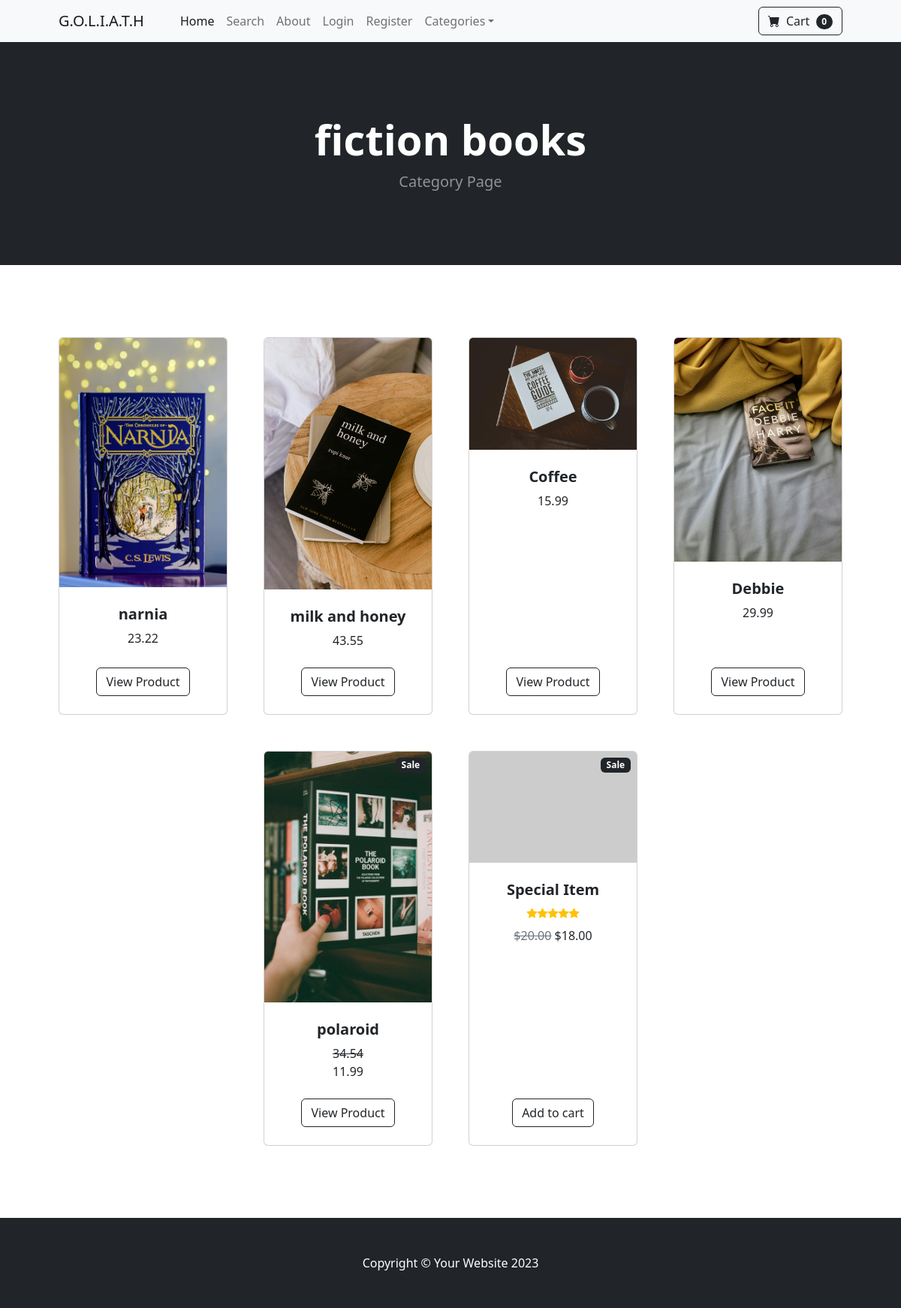
The page /category/fiction books on the database its author committed.
### store/models.py (models this page shows, shortened)
class Category(models.Model):
    name =  models.CharField(max_length=50)
    def __str__(self):
        return self.name
    class  Meta:
        verbose_name_plural = "categories"

class Product(models.Model):
    name = models.CharField(max_length=50)
    price= models.DecimalField(default=0, decimal_places=2, max_digits=6)
    category = models.ForeignKey(Category, on_delete=models.CASCADE, default=1)
    description = models.CharField(max_length=50, default="", blank=True, null=True)
    image = models.ImageField(upload_to='uploads/product/')
    on_sale = models.BooleanField(default= False)
    sale_price = models.DecimalField(default=0, decimal_places=2, max_digits=6)

### store/views.py (the view)
# urls.py: path('category/<str:foo>', views.category, name='category'),
def category(request, foo):
    foo = foo.replace('-', ' ')
    try:
        category = Category.objects.get(name=foo)
        products = Product.objects.filter(category=category)
        context = {"category":category, "products":products}
        return render(request, 'category.html', context)
    except:
        messages.success(request,('this category does not exist'))
        return redirect('home')

### cart/cart.py (called while the page is built)
    def __len__ (self):
        return len(self.cart)

### cart/context_processors.py (called while the page is built)
def cart(request):
    return {'cart':Cart(request)}

### store/templates/category.html
{% extends 'base.html' %}
    {% block content%}
        <header class="bg-dark py-5">
            <div class="container px-4 px-lg-5 my-5">
                <div class="text-center text-white">
                    <h1 class="display-4 fw-bolder">{{category}}</h1>
                    <p class="lead fw-normal text-white-50 mb-0">Category Page</p>
                </div>
            </div>
        </header>
        <section class="py-5">
            <div class="container px-4 px-lg-5 mt-5">
                <div class="row gx-4 gx-lg-5 row-cols-2 row-cols-md-3 row-cols-xl-4 justify-content-center">
                    {% for product in products %}
                        {% if product.on_sale %}
                            <div class="col mb-5">
                                <div class="card h-100">
                                    <div class="badge bg-dark text-white position-absolute" style="top: 0.5rem; right: 0.5rem">Sale</div>
                                    <img class="card-img-top" src="{{product.image.url}}" alt="..." />
                                    <div class="card-body p-4">
                                        <div class="text-center">
                                            <h5 class="fw-bolder">{{product.name}}</h5>
                                            <strike> {{product.price}}</strike>
                                            <br>
                                            {{product.sale_price}}
                                        </div>
                                    </div>
                                    <div class="card-footer p-4 pt-0 border-top-0 bg-transparent">
                                        <div class="text-center"><a class="btn btn-outline-dark mt-auto" href="{% url 'product' product.id %}">View Product</a></div>
                                    </div>
                                </div>
                            </div>
                            {% else %}
                                <div class="col mb-5">
                                    <div class="card h-100">
                                        <img class="card-img-top" src="{{product.image.url}}" alt="..." />
                                            <div class="card-body p-4">
                                                <div class="text-center">
                                                    <h5 class="fw-bolder">{{product.name}}</h5>
                                                    {{product.price}}
                                                </div>
                                             </div>
                                        <div class="card-footer p-4 pt-0 border-top-0 bg-transparent">
                                            <div class="text-center"><a class="btn btn-outline-dark mt-auto" href="{% url 'product' product.id %}">View Product</a></div>
                                        </div>
                                    </div>
                                </div>
                        {% endif %}
                    {% endfor %}
                    <div class="col mb-5">
                        <div class="card h-100">
                            <div class="badge bg-dark text-white position-absolute" style="top: 0.5rem; right: 0.5rem">Sale</div>
                            <img class="card-img-top" src="https://dummyimage.com/450x300/dee2e6/6c757d.jpg" alt="..." />
                            <div class="card-body p-4">
                                <div class="text-center">
                                    <h5 class="fw-bolder">Special Item</h5>
                                    <div class="d-flex justify-content-center small text-warning mb-2">
                                        <div class="bi-star-fill"></div>
                                        <div class="bi-star-fill"></div>
                                        <div class="bi-star-fill"></div>
                                        <div class="bi-star-fill"></div>
                                        <div class="bi-star-fill"></div>
                                    </div>
                                    <span class="text-muted text-decoration-line-through">$20.00</span>
                                    $18.00
                                </div>
                            </div>
                            <div class="card-footer p-4 pt-0 border-top-0 bg-transparent">
                                <div class="text-center"><a class="btn btn-outline-dark mt-auto" href="#">Add to cart</a></div>
                            </div>
                        </div>
                    </div>
                </div>
            </div>
        </section>
    {% endblock %}

### rows shown on the page
Category: name "fiction books"
Product: image (picture), name "narnia", price "23.22"
Product: image (picture), name "milk and honey", price "43.55"
Product: image (picture), name "Coffee", price "15.99"
Product: image (picture), name "Debbie", price "29.99"
Product: image (picture), name "polaroid", price "34.54", sale_price "11.99"

### other values the page prints
{{ cart|length }} "0"
